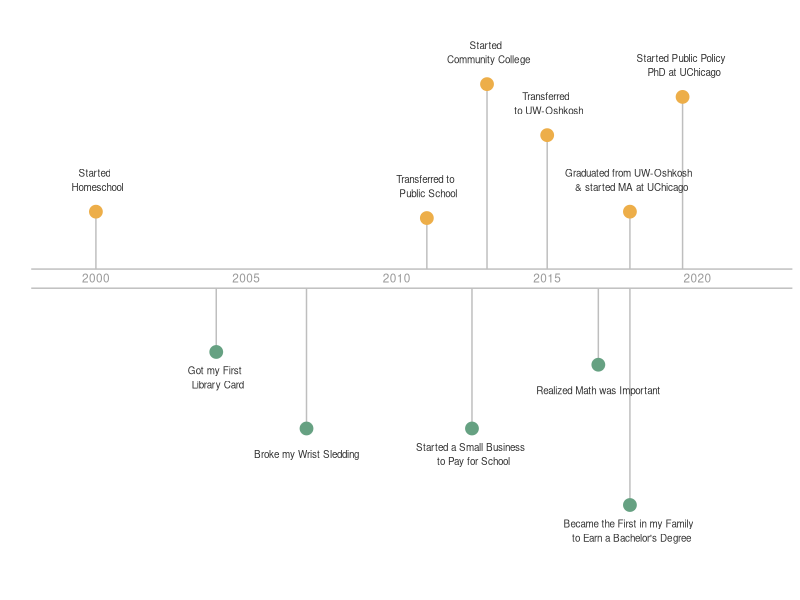

The R script that drew this image:
## ---- chunk 1
# Libraries
library(ggplot2)
library(magrittr)

# Create data
data <- data.frame(
  x=c(2000, 2004 ,2007,
      2011, 2012.5,
      2013, 2015,
      2016.7, 2017.75, 
      2017.75, 2019.5),
  y=c(0.1, -0.4, -1,
      0.05, -1,
      1.1, 0.7,
       -0.5, -1.6,
      0.1, 1),
  text = c("Started \n Homeschool", "Got my First \n Library Card", "Broke my Wrist Sledding",
"Transferred to \n Public School", "Started a Small Business \n to Pay for School", 
"Started \n Community College", "Transferred \n to UW-Oshkosh",
"Realized Math was Important", "Became the First in my Family \n to Earn a Bachelor's Degree", 
"Graduated from UW-Oshkosh \n & started MA at UChicago", "Started Public Policy \n PhD at UChicago")
)

data$color <- ifelse(data$y>0,"academic","personal") %>% as.factor()
data$start <- ifelse(data$y>0,0.15,0) %>% as.numeric()
data$y <- ifelse(data$y>0,data$y + 0.5, data$y - 0.1) %>% as.numeric()
data$shift <- ifelse(data$y>0,data$y+0.25,data$y-0.2) %>% as.numeric()

# Graph
ggplot(data, aes(x=x, y=y)) +
  geom_segment(aes(x=x, xend=x, y=start, yend=y), color="grey") +
  geom_point(aes(color=color), size=4) +
  theme_light() +
  geom_hline(yintercept = 0, size = 0.5, color = "grey") + 
  geom_hline(yintercept = 0.15, size = 0.5, color = "grey") + 
  theme(
    panel.grid = element_blank(),
    panel.border = element_blank(),
    axis.ticks.x = element_blank(),
    axis.ticks.y = element_blank(),
    axis.text.y = element_blank(),
    axis.text.x = element_blank(),
    legend.position = "none"
  ) +
  scale_color_manual(values=c("#edae49", "#66a182")) + 
  xlab("") +
  ylab("") +
  ylim(-2,2) + 
  xlim(1999,2022) + 
  geom_text(aes(label = text, y=shift), size = 2.5, color="grey20") +
  annotate("text", x = 2000, y = 0.08, label = "2000", color="grey60", size=3) + 
    annotate("text", x = 2005, y = 0.08, label = "2005", color="grey60", size=3) + 
    annotate("text", x = 2010, y = 0.08, label = "2010", color="grey60", size=3) + 
    annotate("text", x = 2015, y = 0.08, label = "2015", color="grey60", size=3) + 
    annotate("text", x = 2020, y = 0.08, label = "2020", color="grey60", size=3) 
